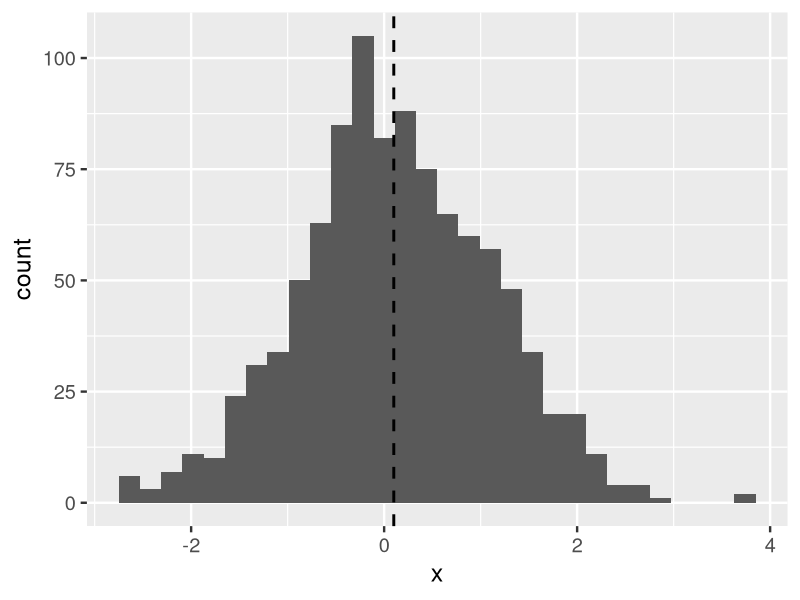

This figure's R source: (Note: this script raises an error after producing the figure.)
## ---- chunk 1
options(htmltools.dir.version = FALSE)
knitr::opts_chunk$set(echo = FALSE, message = FALSE, fig.align = 'center', dev = 'svg', fig.height = 4)
library(tidyverse)
ggplot2::theme_set(theme_gray(base_size = 18))
## ---- chunk 2
ggplot(data = data_frame(x = rnorm(1000, 0.1, 1))) +
  geom_histogram(mapping = aes(x = x)) +
  geom_vline(xintercept = 0.1, linetype = "dashed", size = 1)
## ---- chunk 3
set.seed(123)
t.test(rnorm(6, 0.1, 1))
## ---- chunk 4
set.seed(123)
t.test(rnorm(60, 0.1, 1))
## ---- chunk 5
set.seed(123)
t.test(rnorm(600, 0.1, 1))
## ---- chunk 6
#' @param theta alternative hypothesis
#' @param mu null hypothesis
#' @param var variance
#' @param n population or sample size
#' @param alpha significance level 
power <- function(theta, mu, var, n, alpha = 0.05) {
  # upper and lower critical values
  crit_lo <- qnorm(alpha / 2, mu, sqrt(var / n)) 
  crit_up <- qnorm(1 - alpha / 2, mu, sqrt(var / n))
  # probability of obtaining more extreme values than critical values under
  # alternative hypothesis
  pr_up <- pnorm(crit_up, theta, sd = sqrt(var / n), lower.tail = FALSE)
  pr_lo <- pnorm(crit_lo, theta, sd = sqrt(var / n))
  # sum up both tails
  pr_lo + pr_up
}
## ---- chunk 7
power(theta = 9, mu = 6, var = 16, n = 14)
## ---- chunk 8
expected_effect <- seq(1, 12, by = 0.01)
pow <- power(expected_effect, mu = 6, var = 16, n = 14)
plot(theta, pow, type = "l", ylim = c(0, 1), main = "My Power Plot with fixed sample size\nand effect size between 1 and 12")
## ---- chunk 9
groupmeans <- c(120, 130, 140, 150)
power.anova.test(groups = length(groupmeans),
                 between.var = var(groupmeans),
                 within.var = 200, 
                 power = .8) 
